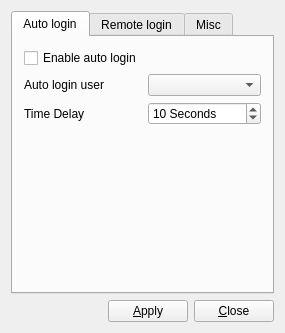
<?xml version="1.0" encoding="UTF-8"?>
<ui version="4.0">
 <class>MainWindow</class>
 <widget class="QMainWindow" name="MainWindow">
  <property name="geometry">
   <rect>
    <x>0</x>
    <y>0</y>
    <width>285</width>
    <height>333</height>
   </rect>
  </property>
  <property name="windowTitle">
   <string>Login Manager Settings</string>
  </property>
  <property name="windowIcon">
   <iconset resource="pc-dmconf.qrc">
    <normaloff>:/pc-dmconf.png</normaloff>:/pc-dmconf.png</iconset>
  </property>
  <widget class="QWidget" name="centralWidget">
   <layout class="QVBoxLayout" name="verticalLayout">
    <item>
     <widget class="QTabWidget" name="tabWidget">
      <property name="currentIndex">
       <number>0</number>
      </property>
      <widget class="QWidget" name="tab">
       <attribute name="title">
        <string>Auto login</string>
       </attribute>
       <layout class="QGridLayout" name="gridLayout_2">
        <item row="4" column="1">
         <widget class="QSpinBox" name="spin_autoLogDelay">
          <property name="suffix">
           <string> Seconds</string>
          </property>
          <property name="maximum">
           <number>120</number>
          </property>
          <property name="value">
           <number>10</number>
          </property>
         </widget>
        </item>
        <item row="4" column="0">
         <widget class="QLabel" name="label_2">
          <property name="text">
           <string>Time Delay</string>
          </property>
         </widget>
        </item>
        <item row="0" column="0">
         <widget class="QCheckBox" name="AutoLoginEnabledCB">
          <property name="text">
           <string>Enable auto login</string>
          </property>
         </widget>
        </item>
        <item row="5" column="0">
         <spacer name="verticalSpacer">
          <property name="orientation">
           <enum>Qt::Vertical</enum>
          </property>
          <property name="sizeHint" stdset="0">
           <size>
            <width>20</width>
            <height>137</height>
           </size>
          </property>
         </spacer>
        </item>
        <item row="3" column="0">
         <widget class="QLabel" name="label">
          <property name="text">
           <string>Auto login user</string>
          </property>
         </widget>
        </item>
        <item row="5" column="1">
         <spacer name="horizontalSpacer_2">
          <property name="orientation">
           <enum>Qt::Horizontal</enum>
          </property>
          <property name="sizeHint" stdset="0">
           <size>
            <width>123</width>
            <height>20</height>
           </size>
          </property>
         </spacer>
        </item>
        <item row="3" column="1">
         <widget class="QComboBox" name="UsersList"/>
        </item>
       </layout>
      </widget>
      <widget class="QWidget" name="tab_2">
       <attribute name="title">
        <string>Remote login</string>
       </attribute>
       <layout class="QGridLayout" name="gridLayout_4">
        <item row="0" column="0">
         <widget class="QCheckBox" name="EnableVNC">
          <property name="text">
           <string>Enable Remote Desktop (VNC)</string>
          </property>
         </widget>
        </item>
        <item row="1" column="1" rowspan="2">
         <spacer name="horizontalSpacer_6">
          <property name="orientation">
           <enum>Qt::Horizontal</enum>
          </property>
          <property name="sizeHint" stdset="0">
           <size>
            <width>144</width>
            <height>20</height>
           </size>
          </property>
         </spacer>
        </item>
       </layout>
      </widget>
      <widget class="QWidget" name="tab_3">
       <attribute name="title">
        <string>Misc</string>
       </attribute>
       <layout class="QGridLayout" name="gridLayout">
        <item row="3" column="0">
         <widget class="QCheckBox" name="checkAllowUnder1K">
          <property name="text">
           <string>Allow users with UID under 1001</string>
          </property>
         </widget>
        </item>
        <item row="0" column="0">
         <widget class="QCheckBox" name="checkShowPW">
          <property name="text">
           <string>Enable &quot;show password&quot; button</string>
          </property>
         </widget>
        </item>
        <item row="5" column="0">
         <spacer name="verticalSpacer_2">
          <property name="orientation">
           <enum>Qt::Vertical</enum>
          </property>
          <property name="sizeHint" stdset="0">
           <size>
            <width>20</width>
            <height>224</height>
           </size>
          </property>
         </spacer>
        </item>
        <item row="2" column="0">
         <widget class="QCheckBox" name="checkShowUsers">
          <property name="text">
           <string>Display available users</string>
          </property>
          <property name="checked">
           <bool>true</bool>
          </property>
         </widget>
        </item>
        <item row="1" column="0">
         <widget class="QCheckBox" name="checkAllowStealth">
          <property name="toolTip">
           <string/>
          </property>
          <property name="text">
           <string>Allow Stealth Sessions</string>
          </property>
         </widget>
        </item>
       </layout>
      </widget>
     </widget>
    </item>
    <item>
     <layout class="QHBoxLayout" name="horizontalLayout">
      <item>
       <spacer name="horizontalSpacer">
        <property name="orientation">
         <enum>Qt::Horizontal</enum>
        </property>
        <property name="sizeHint" stdset="0">
         <size>
          <width>40</width>
          <height>20</height>
         </size>
        </property>
       </spacer>
      </item>
      <item>
       <widget class="QPushButton" name="SaveButton">
        <property name="maximumSize">
         <size>
          <width>100</width>
          <height>100</height>
         </size>
        </property>
        <property name="text">
         <string>&amp;Apply</string>
        </property>
       </widget>
      </item>
      <item>
       <widget class="QPushButton" name="CloseButton">
        <property name="maximumSize">
         <size>
          <width>100</width>
          <height>100</height>
         </size>
        </property>
        <property name="text">
         <string>&amp;Close</string>
        </property>
       </widget>
      </item>
     </layout>
    </item>
   </layout>
  </widget>
 </widget>
 <layoutdefault spacing="6" margin="11"/>
 <resources>
  <include location="pc-dmconf.qrc"/>
 </resources>
 <connections>
  <connection>
   <sender>CloseButton</sender>
   <signal>clicked()</signal>
   <receiver>MainWindow</receiver>
   <slot>close()</slot>
   <hints>
    <hint type="sourcelabel">
     <x>239</x>
     <y>315</y>
    </hint>
    <hint type="destinationlabel">
     <x>142</x>
     <y>166</y>
    </hint>
   </hints>
  </connection>
 </connections>
</ui>
